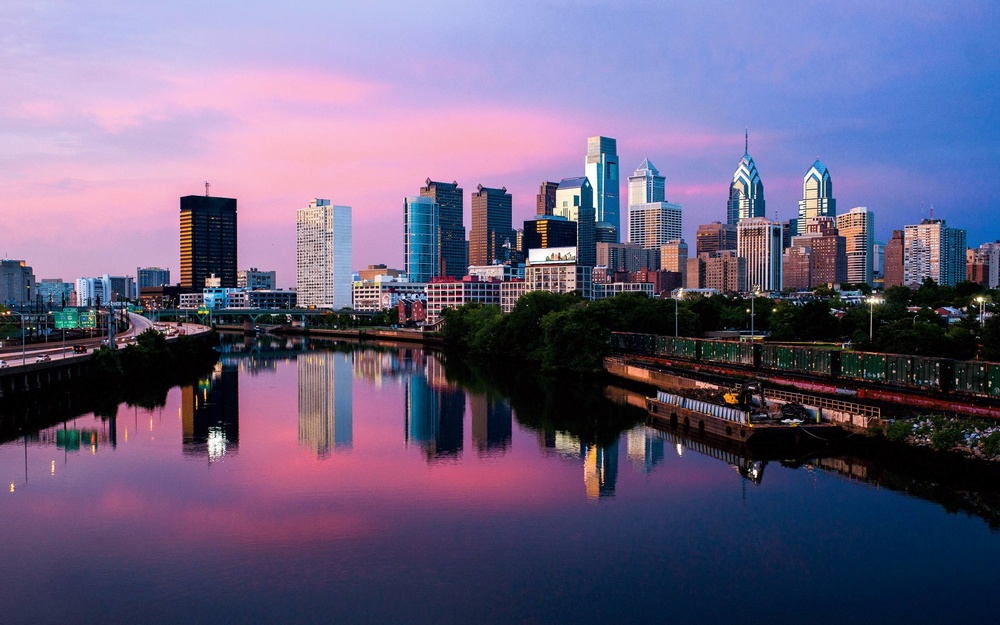
#> input picture images/sky.jpeg, 1000 x 625 px, shrunk from 2560 x 1600 before the run
$ jupyter execute 9_Structural_similarity_index.ipynb
#> lines starting #> are read from the running program, lines starting #| are printed output that depends on the picture
* L1 distance: absolute values of x and y coordinates
* L2 distance: square of distance between coordinates

MSE =  `(L2 distance / N)`

MSE distance does not account for structural similarities between images

### Structural Similarity index
    given image A and B:

    `SSim(A,B) = L(A,B) * C(A,B) * S(A,B)`

    where L = Luminance,
          C = Contrast,
          S = Structure

* SSim returns a value between -1 and 1.
* SSim=1 means exact similarity
* SSim=1 means very difference

[cell 1]
import numpy as np
import matplotlib.pyplot as plt

from skimage import io, data, color, img_as_float
from skimage.metrics import structural_similarity

[cell 2]
sky = img_as_float(io.imread("images/sky.jpeg"))

plt.figure(figsize=(8,8))
plt.imshow(sky)

### Add noise to image

[cell 3]
noise = np.ones_like(sky) * 0.4 * (sky.max() - sky.min())
#> noise: shape (625, 1000, 3) float64; every value is 0.4
noise[np.random.random(size=sky.shape) > 0.7] *= -1
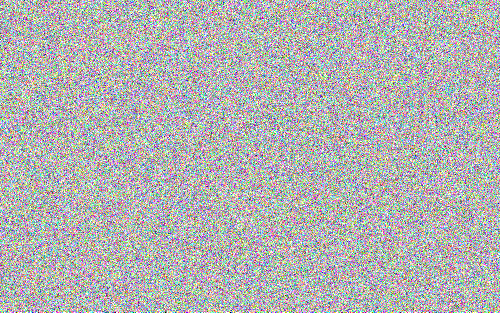
#> noise: shape (625, 1000, 3) float64 (shown at 1/2 size); mean R, G, B 0.16, 0.16, 0.159; drawn with min black and max white

[cell 4]
sky_noisy = sky + noise
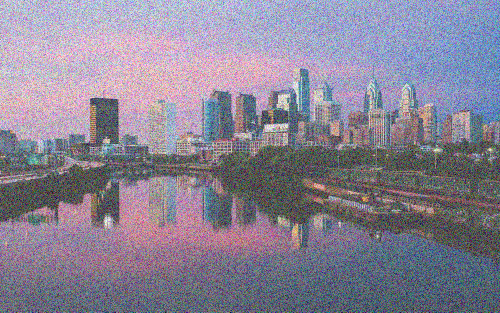
#> sky_noisy: shape (625, 1000, 3) float64 (shown at 1/2 size); mean R, G, B 0.571, 0.532, 0.656; drawn with min black and max white

plt.figure(figsize=(8,8))
plt.imshow(sky_noisy)
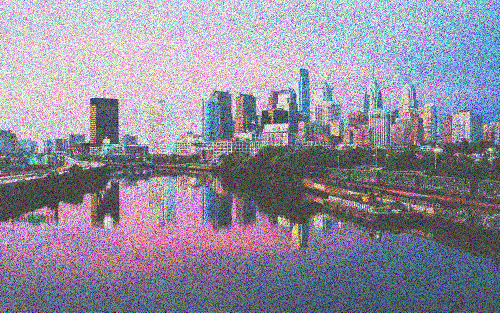
#> shown: shape (625, 1000, 3) float64 (shown at 1/2 size); mean R, G, B 0.565, 0.551, 0.617

### Add absolute noise to image

[cell 5]
sky_noisy_constant = sky + abs(noise)

plt.figure(figsize=(8,8))
plt.imshow(sky_noisy_constant)
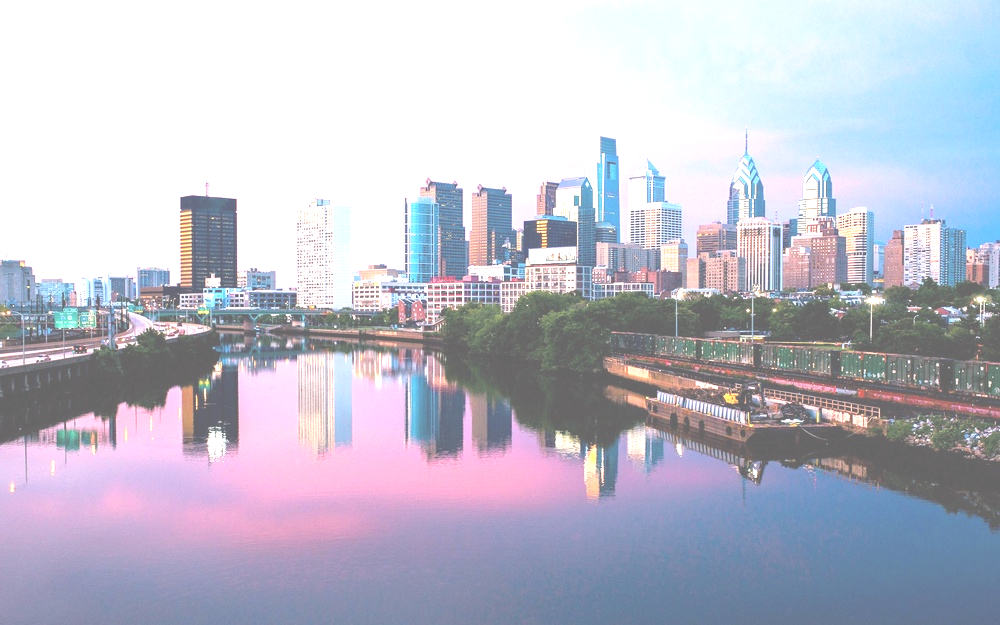
#> shown: shape (625, 1000, 3) float64; mean R, G, B 0.744, 0.744, 0.8

#### Function to calculate the mean square error (L2 distance) between images

[cell 6]
def mse(x,y):
    return np.linalg.norm(x-y)

### Compare difference between images

[cell 7]
# MSE (L2 distance)
mse_noise = mse(sky,sky_noisy)
#> mse_noise = 547.7

# SSI
ssim_noise = structural_similarity(sky,
                                   sky_noisy,
                                   multichannel = True,
                                   data_range = sky_noisy.max() - sky_noisy.min())
#> ssim_noise = 0.0684

[cell 8]
# MSE (L2 distance)
mse_constant = mse(sky,sky_noisy_constant)
#> mse_constant = 547.7

# SSI
ssim_constant = structural_similarity(sky,
                                   sky_noisy_constant,
                                   multichannel = True,
                                   data_range = sky_noisy_constant.max() - sky_noisy_constant.min())
#> ssim_constant = 0.682

[cell 9]
# plot the difference

fig, axes = plt.subplots(1,3,
                       figsize=(14,6),
                       sharex=True,sharey=True)

ax = axes.ravel()

label = 'MSE: {:.2f}, SSIM: {:.2f}'
ax[0].imshow(sky)
ax[1].set_xlabel("MSE:0, SSIM:1",fontsize=20)
ax[0].set_title('Original')

ax[1].imshow(sky_noisy)
ax[1].set_xlabel(label.format(mse_noise,ssim_noise),fontsize=20)
ax[1].set_title('Noisy')

ax[2].imshow(sky_noisy_constant)
ax[2].set_xlabel(label.format(mse_constant,ssim_constant),fontsize=20)
ax[2].set_title('Constant')

$ run again, with images/irish_passport_3.jpeg copied over images/sky.jpeg
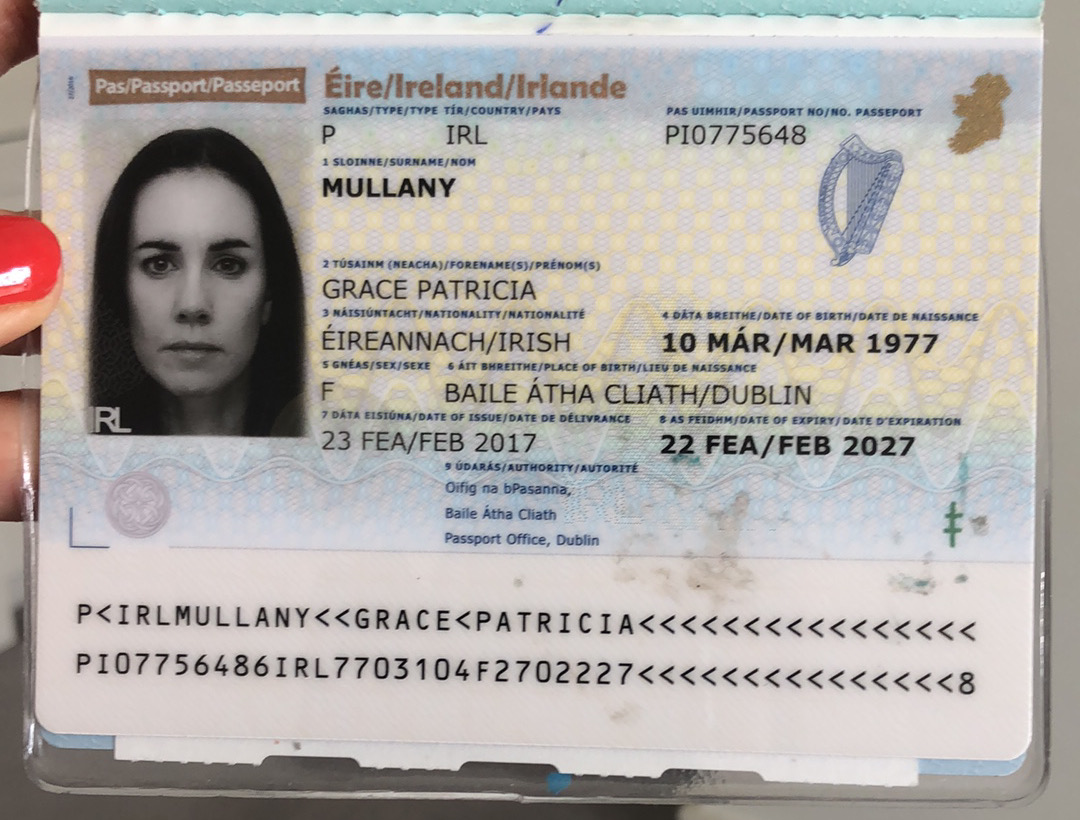
#> input picture images/irish_passport_3.jpeg, 1080 x 820 px
#> `sky_noisy = sky + noise`:
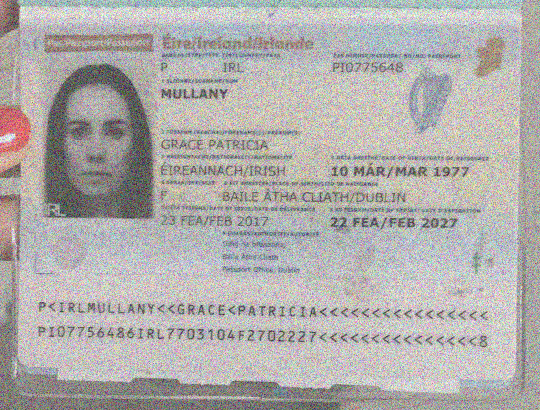
#> sky_noisy: shape (820, 1080, 3) float64 (shown at 1/2 size); mean R, G, B 0.851, 0.833, 0.819; drawn with min black and max white
#> `[cell 5] sky_noisy_constant = sky + abs(noise)  plt.figure(figsize=(8,..`:
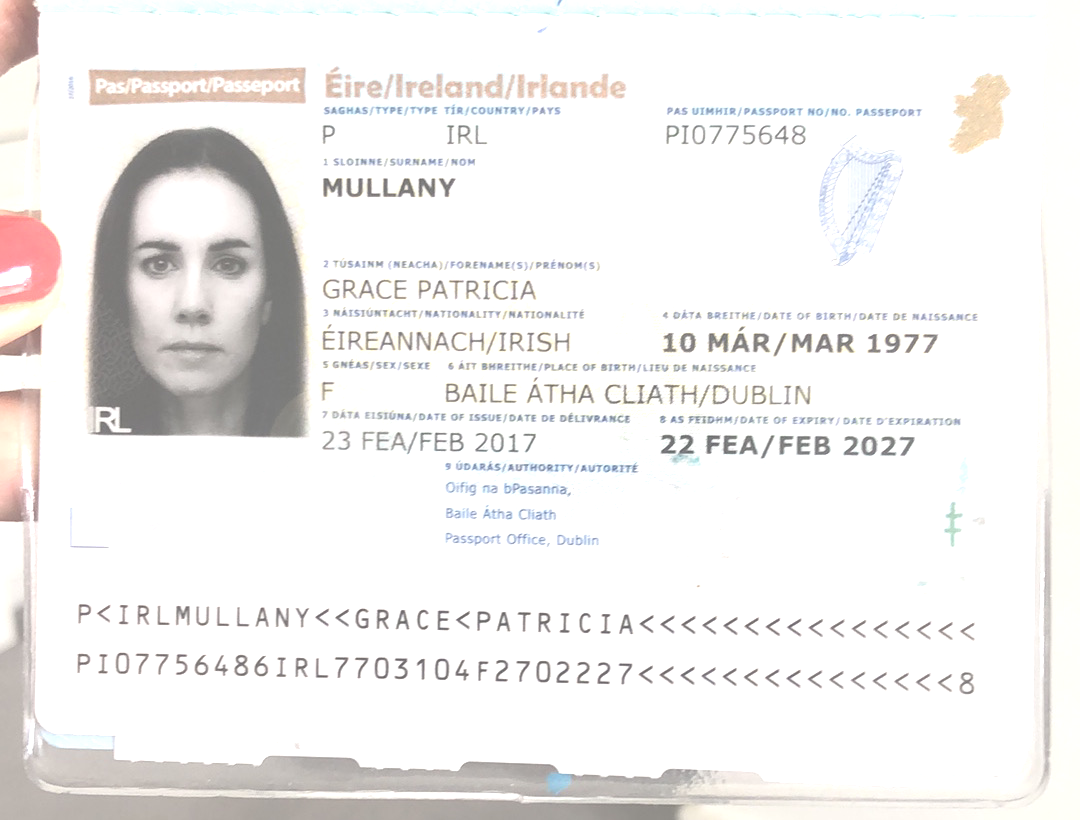
#> shown: shape (820, 1080, 3) float64; mean R, G, B 0.947, 0.941, 0.937
#> mse_noise = 652
#> ssim_noise = 0.0755
#> mse_constant = 652
#> ssim_constant = 0.875
